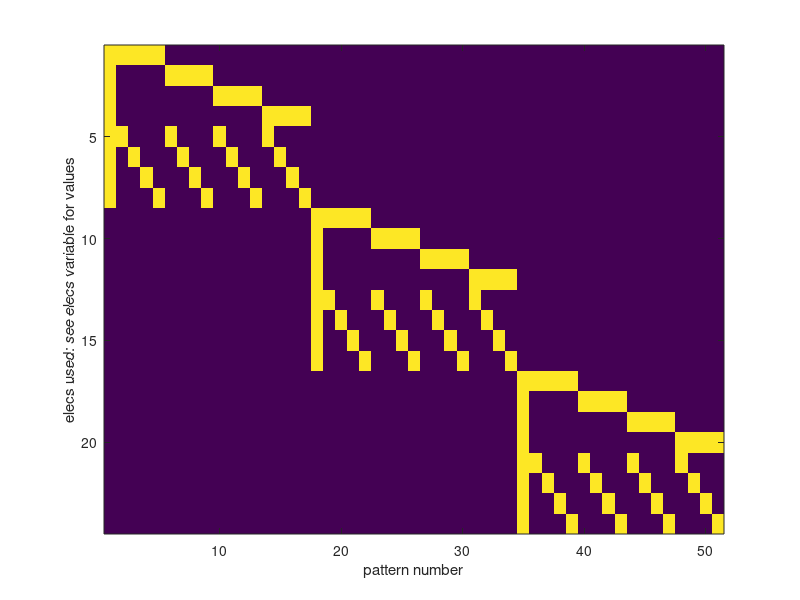

Here is the MATLAB script that generated this plot: (Note: this script raises an error after producing the figure.)
% Collision stimulus used with Karthik during 2015-04 experiments
% L Grosberg April 2015

%% Manually enter electrodes that will be used for simultaneous stimulation
% Select sets on either side of an axon bundle (defined by Karthik's graph
% code) that will activate that bundle. Each electrode from set 1 will be
% paired with each from set 2 to simulataneously stimulate. All electrodes
% in each group (sets 1 and 2) will be activated simulateously in addition.
% 
% Each group defined stimulates a different bundle.

group(1).set1 = [412 413 414 415]; 
group(1).set2 = [96 88 80 72];  
group(2).set1 = 401:404;  
group(2).set2 = 132:135; 
group(3).set1 = [261 269 277 285]; 
group(3).set2 = 193:196; 
saveFiles = 0; % Set to 1 to save the stimulation files, 0 for testing
saveName = 'collision'; %Descriptive save name for the el, mv, and pt files

% Concatenate electrode sets to 
elecs = []; 
arraysize = size(group,2); % Initialize at the number of groups to include all electrodes in each group stimulating at once
for j = 1:size(group,2)
    elecs = [elecs group(j).set1 group(j).set2];  %#ok<AGROW>
    arraysize = arraysize+size(group(j).set1,2)*size(group(j).set2,2); 
end
array = zeros(size(elecs,2),arraysize); 
colBegin = 1; 
rowBegin = 0;
for j = 1:size(group,2)
    array(rowBegin+(1:(size(group(j).set1,2)+size(group(j).set2,2))),colBegin) = 1; 
%     rowBegin+(1:(size(group(j).set1,2)+size(group(j).set2,2)))
    for k = 1:size(group(j).set1,2)
        array(rowBegin + k, colBegin + (1:size(group(j).set2,2))) = 1; 
        array(rowBegin + size(group(j).set1,2)+(1:size(group(j).set2,2)) , colBegin + (1:size(group(j).set2,2))) = eye(size(group(j).set2,2)); 
        colBegin = colBegin+size(group(j).set2,2); 
    end
    colBegin = colBegin + 1; 
    rowBegin = rowBegin + size(group(j).set1,2)+size(group(j).set2,2); 
end
figure; imagesc(array); 
xlabel('pattern number'); ylabel('elecs used: see elecs variable for values'); 

TimeShiftInMs=5;
InterPulseLatencyInMs=25;
TimeShift=TimeShiftInMs*20;
InterPulseLatency=InterPulseLatencyInMs*20;

NumberOfSamples=10000; %trigger interval = 0.5 s
Patterns = reshape(1:size(array,2),[],size(group,2))'; 
Patterns = Patterns(:)'; 
Times=[TimeShift:InterPulseLatency:TimeShift+(length(Patterns)-1)*InterPulseLatency];

AllPatterns=[];
patternchunklength = size(array,2)/size(group,2); 
Chunks=[];
for i=1:ceil(Times(end)/NumberOfSamples) 
    Start=(i-1)*patternchunklength;
    PatternsForMovie=Patterns(Start+1:Start+patternchunklength);
    mChunk=NS_MovieChunkGenerationForExperiment(Times,NumberOfSamples,PatternsForMovie);
    AllPatterns=[AllPatterns mChunk];
end
MovieChunksFile=[ceil(Times(end)/NumberOfSamples) AllPatterns];

% Saving
if saveFiles
    fid = fopen([saveName '_mv'],'wb');
    fwrite(fid,MovieChunksFile,'int32');
    fclose(fid);
    
    fid = fopen([saveName '_el'],'wb');
    fwrite(fid,elecs,'int32');
    fclose(fid);
    
    fid = fopen([saveName '_pt'],'wb','ieee-le.l64');
    fwrite(fid,array,'double');
    fclose(fid);
end
